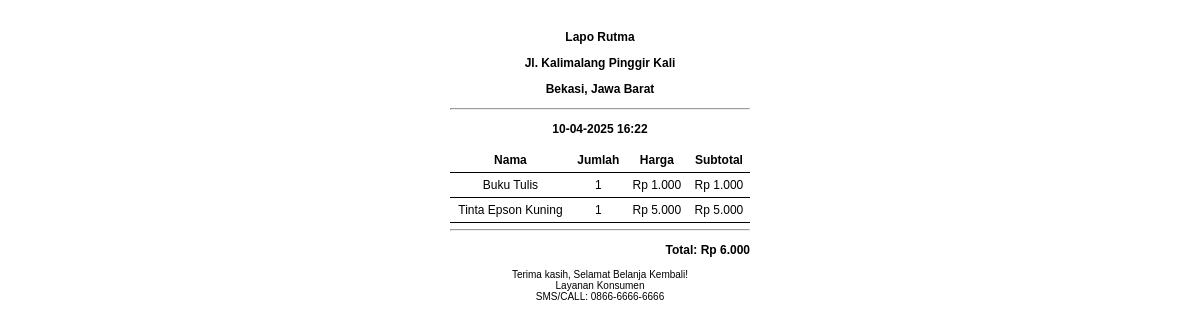
Page /pages/struk-selesai.php?PenjualanID=3 on the committed database.
### tables this page shows
CREATE TABLE `detailpenjualan` (
  `DetailID` int(11) NOT NULL,
  `PenjualanID` int(255) NOT NULL,
  `TanggalPenjualan` date NOT NULL,
  `NamaProduk` varchar(255) NOT NULL,
  `Jumlah` int(255) NOT NULL,
  `TotalHarga` decimal(10,2) NOT NULL
);

CREATE TABLE `produk` (
  `id` int(11) NOT NULL,
  `ProdukID` varchar(255) NOT NULL,
  `NamaProduk` varchar(255) NOT NULL,
  `Harga` decimal(10,2) NOT NULL,
  `Stok` int(11) NOT NULL
);

CREATE TABLE `penjualan` (
  `PenjualanID` int(11) NOT NULL,
  `TanggalPenjualan` date NOT NULL,
  `TotalHarga` decimal(10,2) NOT NULL
);

### pages/struk-selesai.php (the view, shortened to what this page needs)
<?php
include '../config/koneksi.php';
$penjualanId = $_GET['PenjualanID'];
$queryDetail = "
    SELECT dp.NamaProduk, dp.Jumlah, p.Harga, (dp.Jumlah * p.Harga) AS TotalHarga
    FROM DetailPenjualan dp
    JOIN Produk p ON dp.NamaProduk = p.NamaProduk
    WHERE dp.PenjualanID = '$penjualanId'
";
$resultDetail = mysqli_query($conn, $queryDetail);
$queryTotal = "SELECT TotalHarga FROM Penjualan WHERE PenjualanID = '$penjualanId'";
$resultTotal = mysqli_query($conn, $queryTotal);
$totalData = mysqli_fetch_assoc($resultTotal);
$totalHarga = $totalData['TotalHarga'];
?>
<!DOCTYPE html>
<html lang="id">
<head>
    <link rel="stylesheet" href="../css/struk.css">
</head>
<body>
    <div class="struk">
        <div class="header">
            <p>Lapo Rutma</p>
            <p>Jl. Kalimalang Pinggir Kali</p>
            <p>Bekasi, Jawa Barat</p>
            <hr>
            <p><?php echo date('d-m-Y H:i'); ?></p>
        </div>
        <table>
            <tr>
                <th>Nama</th>
                <th>Jumlah</th>
                <th>Harga</th>
                <th>Subtotal</th>
            </tr>
            <?php
            while ($row = mysqli_fetch_assoc($resultDetail)) {
                echo "<tr>";
                echo "<td>{$row['NamaProduk']}</td>";
                echo "<td>{$row['Jumlah']}</td>";
                echo "<td>Rp " . number_format($row['Harga'], 0, ',', '.') . "</td>";
                echo "<td>Rp " . number_format($row['TotalHarga'], 0, ',', '.') . "</td>";
                echo "</tr>";
            }
            ?>
        </table>
        <hr>
        <p class="total"><strong>Total: Rp <?php echo number_format($totalHarga, 0, ',', '.'); ?></strong></p>
        <p class="footer">
            Terima kasih, Selamat Belanja Kembali!<br>
            Layanan Konsumen<br>
            SMS/CALL: 0866-6666-6666
        </p>
    </div>
</body>
</html>

### css/struk.css (style rules this page uses)
body { font-family: Arial, sans-serif; font-size: 12px; text-align: center; }
.struk { width: 300px; margin: 0 auto; border: 0px solid #000; padding: 10px; }
.header { font-weight: bold; }
table { width: 100%; margin-top: 10px; border-collapse: collapse; }
td, th { border-bottom: 1px solid #000; padding: 5px; }
.total { text-align: right; }
.footer { margin-top: 10px; font-size: 10px; }

### rows in the picture
detailpenjualan: NamaProduk "Buku Tulis", Jumlah "1", produk.Harga "1.000", TotalHarga "1.000"
detailpenjualan: NamaProduk "Tinta Epson Kuning", Jumlah "1", produk.Harga "5.000", TotalHarga "5.000"
penjualan: TotalHarga "6.000"
